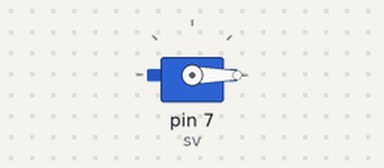
Simulated run of this sketch. Board: Arduino Uno, built with avr-gcc and run on an emulated ATmega328P. Parts: servo.

Above: at 0.05 s.
Timing chart, 0 to 4.6 s (numbered marks = the images above):
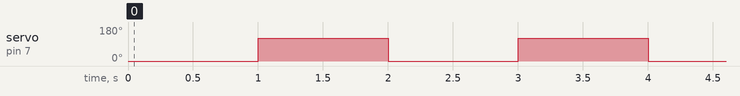

Measured:
- by itself, servo on pin 7 (sv): alternates 120° for 1.0 s and 0° for 1.0 s

The sketch:

servo1.ino
```cpp
#include <Servo.h>  //라이브러리 가져오기
Servo sv;  //sv 객체 생성

void setup() {
  sv.attach(7); //12번핀에 연결
}

void loop() {
  sv.write(0); //0각도에 위치
  //delay(20);  //0.02초 대기
  delay(1000);
  sv.write(120);
  delay(1000);
}
```
